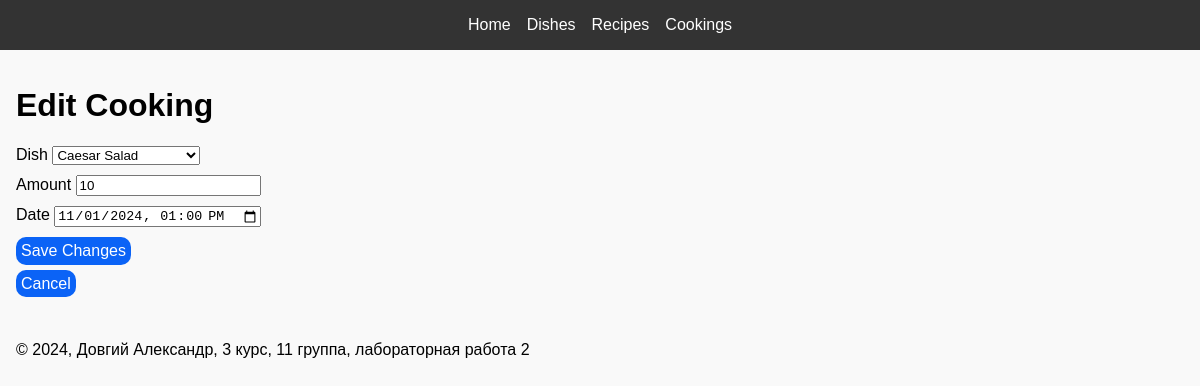
Screenshot of /cookings/1/edit/ with the database file from the repository.
### core/models.py (models this page shows, shortened)
class Cooking(models.Model):
    dish = models.ForeignKey(
        Dish,
        on_delete=models.CASCADE,
        related_name='cookings'
    )
    amount = models.PositiveIntegerField()
    date = models.DateTimeField()

class Dish(models.Model):
    name = models.CharField(max_length=255)
    type = models.CharField(max_length=255)
    weight = models.FloatField()
    price = models.DecimalField(max_digits=10, decimal_places=2)

### core/views.py (the view)
# urls.py: path('cookings/<int:pk>/edit/', views.cooking_edit, name='cooking_edit'),
def cooking_edit(request, pk):
    cooking = get_object_or_404(Cooking, pk=pk)
    if request.method == 'POST':
        cooking.dish_id = request.POST['dish']
        cooking.amount = request.POST['amount']
        cooking.date = request.POST['date']
        cooking.save()
        return redirect('cooking_list')
    cooking.date = localtime(cooking.date).strftime('%Y-%m-%dT%H:%M:%S')
    dishes = Dish.objects.all()
    return render(request, 'cookings/cooking_form.html', {
        'cooking': cooking,
        'dishes': dishes,
    })

### templates/cookings/cooking_form.html (shortened to what this page needs)
{% extends 'base.html' %}
{% block content %}
<h1>{% if cooking %}Edit{% else %}Create{% endif %} Cooking</h1>
<form method="POST">
    <label for="dish">Dish</label>
    <select id="dish" name="dish" required>
        {% for dish_item in dishes %}
            <option value="{{ dish_item.id }}" {% if cooking and cooking.dish.id == dish_item.id %}selected{% endif %}>{{ dish_item.name }}</option>
        {% endfor %}
    </select>
    <label for="amount">Amount</label>
    <input type="number" id="amount" name="amount" value="{% if cooking %}{{ cooking.amount }}{% endif %}" required>
    <label for="date">Date</label>
    <input type="datetime-local" id="date" name="date" value="{% if cooking %}{{ cooking.date }}{% endif %}" required>
    <button class="floating-button" type="submit">{% if cooking %}Save Changes{% else %}Create Cooking{% endif %}</button>
</form>
<a class="floating-button" href="{% url 'cooking_list' %}">Cancel</a>
{% endblock %}

### templates/base.html (style rules this page uses)
body { font-family: Arial, sans-serif; margin: 0; padding: 0; background-color: #f9f9f9; }
form { margin-bottom: 10px; }
.floating-button { border-radius: 10px; color: white; transition: .2s linear; background: #0B63F6; padding: 5px; text-decoration: none; outline: none; border: none; font-size: 16px; }

### rows the page displays
Cooking: dish "Caesar Salad", amount "10", date "11/01/2024 13:00"
